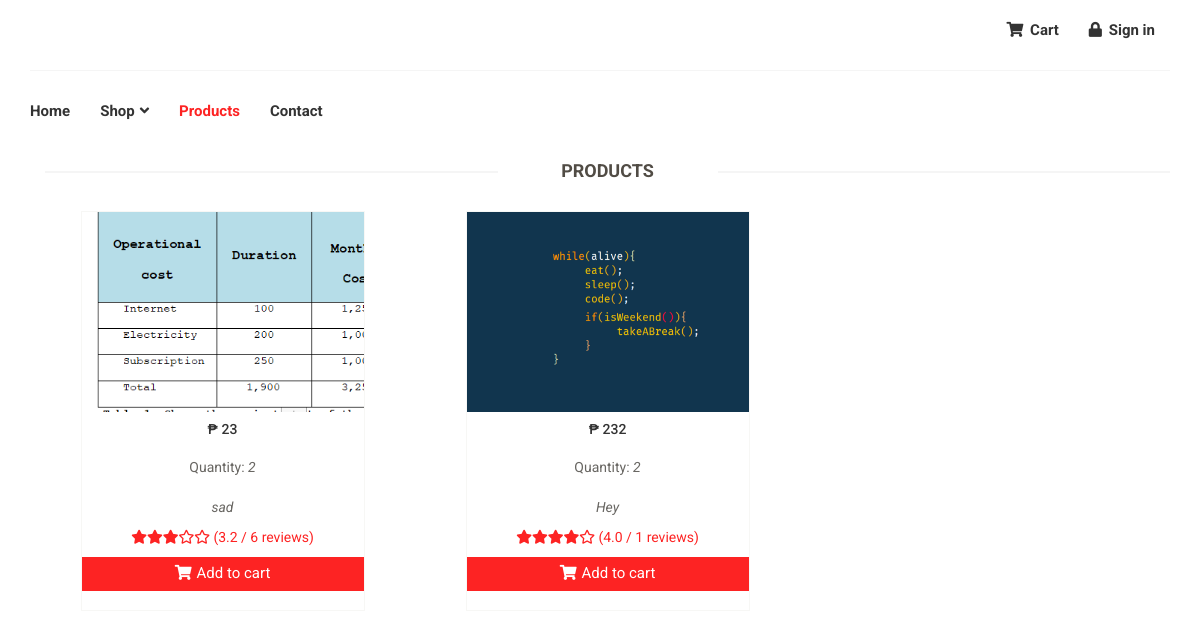
The app's page /index.php?q=product&category=Paint with its own data.
### tables this page shows
CREATE TABLE `tblpromopro` (
  `PROMOID` int(11) NOT NULL,
  `PROID` int(11) NOT NULL,
  `PRODISCOUNT` double NOT NULL,
  `PRODISPRICE` double NOT NULL,
  `PROBANNER` tinyint(4) NOT NULL,
  `PRONEW` tinyint(4) NOT NULL
);

CREATE TABLE `tblproduct` (
  `PROID` int(11) NOT NULL,
  `PRODESC` varchar(255) DEFAULT NULL,
  `Description` varchar(1200) NOT NULL,
  `INGREDIENTS` varchar(255) NOT NULL,
  `PROQTY` int(11) DEFAULT NULL,
  `ORIGINALPRICE` double NOT NULL,
  `PROPRICE` double DEFAULT NULL,
  `CATEGID` int(11) DEFAULT NULL,
  `IMAGES` varchar(255) DEFAULT NULL,
  `PROSTATS` varchar(30) DEFAULT NULL,
  `OWNERNAME` varchar(90) NOT NULL,
  `OWNERPHONE` varchar(90) NOT NULL
);

### index.php (called while the page is built, shortened)
<?php
require_once("theme/templates.php");
?>

### include/database.php (called while the page is built, shortened)
<?php
class Database {
	var $sql_string = '';
	private $conn;
	public function open_connection() {
		$this->conn = mysqli_connect(server,user,pass);
		if(!$this->conn){
			echo "Problem in database connection! Contact administrator!";
			exit();
		}else{
			$db_select = mysqli_select_db($this->conn,database_name);
		}
	}
	function setQuery($sql='') {
		$this->sql_string=$sql;
	}
	function executeQuery() {
		$result = mysqli_query($this->conn, $this->sql_string);
		return $this->confirm_query($result);
	}
	private function confirm_query($result) {
		return $result;
	}
	function loadResultList( $key='' ) {
		$cur = $this->executeQuery();
		$array = array();
		while ($row = mysqli_fetch_object($cur)) {
			if ($key) {
				$array[$row->$key] = $row;
			} else {
				$array[] = $row;
			}
		}
		return $array;
	}
	public function num_rows($result_set) {
		return mysqli_num_rows($result_set);
	}
}
$mydb = new Database();
?>

### menu.php (the view, shortened to what this page needs)
<section>
    <div class="container">
        <div class="row">
            <div class="col-sm-12 padding-right">
                <div class="features_items">
                    <h2 class="title text-center">Products</h2>
                    <?php
             if(isset($_POST['search'])) {
                $query = "SELECT *, (SELECT AVG(RATING) FROM tblcustomerreview WHERE PROID = p.PROID) as avg_rating, (SELECT COUNT(*) FROM tblcustomerreview WHERE PROID = p.PROID) as review_count
                          FROM `tblpromopro` pr , `tblproduct` p , `tblcategory` c
                          WHERE pr.`PROID`=p.`PROID` AND  p.`CATEGID` = c.`CATEGID`  AND PROQTY>0
                          AND ( `CATEGORIES` LIKE '%{$_POST['search']}%' OR `PRODESC` LIKE '%{$_POST['search']}%' or `PROQTY` LIKE '%{$_POST['search']}%' or `PROPRICE` LIKE '%{$_POST['search']}%')";
              } elseif(isset($_GET['category'])) {
                $query = "SELECT *, (SELECT AVG(RATING) FROM tblcustomerreview WHERE PROID = p.PROID) as avg_rating, (SELECT COUNT(*) FROM tblcustomerreview WHERE PROID = p.PROID) as review_count
                          FROM `tblpromopro` pr , `tblproduct` p , `tblcategory` c
                          WHERE pr.`PROID`=p.`PROID` AND  p.`CATEGID` = c.`CATEGID`  AND PROQTY>0 AND CATEGORIES='{$_GET['category']}'";
              }
            $mydb->setQuery($query);
            $res = $mydb->executeQuery();
            $maxrow = $mydb->num_rows($res);
            if ($maxrow > 0) {
            $cur = $mydb->loadResultList();
            foreach ($cur as $result) {
            ?>
                    <form method="POST" action="cart/controller.php?action=add">
                        <div class="col-sm-4">
                            <div class="product-image-wrapper">
                                <div class="single-products">
                                    <div class="productinfo text-center">
                                        <a href="index.php?q=single-item&id=<?php echo $result->PROID; ?>">
                                            <img src="<?php echo web_root.'admin/products/'. $result->IMAGES; ?>" alt="" />
                                        </a>
                                        <h5>&#8369; <?php echo $result->PRODISPRICE; ?></h5>
                                        <p>Quantity: <em><?php echo $result->PROQTY; ?></em></p>
                                        <p><em><?php echo $result->PRODESC; ?></em></p>
                                        <div class="star-rating">
                                            <?php
                                            $avg_rating = $result->avg_rating;
                                            $full_stars = floor($avg_rating);
                                            $half_star = $avg_rating - $full_stars >= 0.5;
                                            $empty_stars = 5 - $full_stars - ($half_star ? 1 : 0);
                                            for ($i = 1; $i <= $full_stars; $i++) {
                                                echo '<span class="fa fa-star"></span>';
                                            }
                                            for ($i = 1; $i <= $empty_stars; $i++) {
                                                echo '<span class="far fa-star"></span>';
                                            }
                                            ?>
                                            <span>(<?php echo number_format($avg_rating, 1); ?> / <?php echo $result->review_count; ?> reviews)</span>
                                        </div>
                                        <button type="submit" name="btnorder" class="btn btn-default add-to-cart"><i
                                                class="fa fa-shopping-cart"></i>Add to cart</button>
                                    </div>
                                </div>
                            </div>
                        </div>
                    </form>
                    <?php
                    }
                } else {
                    echo '<h1>No Products Available</h1>';
                }
                ?>
                </div>
            </div>
        </div>
    </div>
</section>

### css/main.css (style rules this page uses)
body { font-family: 'Roboto', sans-serif; position: relative; font-weight: 400px; }
a { -webkit-transition: 300ms; transition: 300ms; }
h1, h2, h3, h4, h5, h6 { font-family: 'Roboto', sans-serif; }
.left-sidebar h2:after, h2.title:after { content: " "; position: absolute; border: 1px solid #f5f5f5; bottom: 8px; left: 0; width: 100%; height: 0; z-index: -2; }
h2.title:before { content: " "; position: absolute; background: #fff; bottom: -6px; width: 220px; height: 30px; z-index: -1; left: 50%; margin-left: -110px; }
.padding-right { padding-right: 0; }
.features_items { overflow: hidden; }
h2.title { color: #514c45; font-family: 'Roboto', sans-serif; font-size: 18px; font-weight: 700; margin: 0 15px; text-transform: uppercase; margin-bottom: 30px; position: relative; }
.product-image-wrapper { border: 1px solid #F7F7F5; overflow: hidden; margin-bottom: 30px; }
.single-products { position: relative; }
.productinfo p { font-family: 'Roboto', sans-serif; font-size: 14px; font-weight: 400; color: #696763; }
.productinfo img { width: 100%; }
.productinfo { position: relative; }
.add-to-cart { background: #fd2323; border: 0 none; border-radius: 0; color: white; font-family: 'Roboto', sans-serif; font-size: 15px; margin-bottom: 25px; }
.add-to-cart i { margin-right: 5px; }

### menu.php (style rules this page uses)
.product-image-wrapper { width: 80%; height: 400px; display: flex; flex-direction: column; justify-content: space-between; margin: 0 auto; }
.single-products { flex: 1; display: flex; flex-direction: column; }
.productinfo { flex: 1; display: flex; flex-direction: column; justify-content: space-between; }
.productinfo h5, .productinfo p { margin: 10px 0; }
.productinfo img { max-height: 200px; width: auto; }
.star-rating { color: #fd2323; font-size: 14px; margin-bottom: 10px; }

### records on screen
tblpromopro: PROID.IMAGES (picture), PRODISPRICE "23", PROID.PROQTY "2", PROID.PRODESC "sad", avg_rating "3.2", review_count "6"
tblpromopro: PROID.IMAGES (picture), PRODISPRICE "232", PROID.PROQTY "2", PROID.PRODESC "Hey", avg_rating "4.0", review_count "1"
